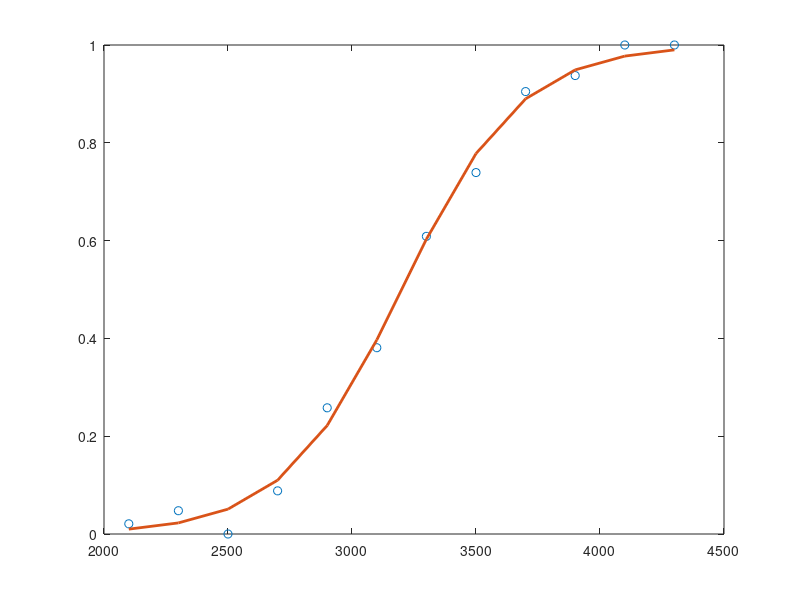

MATLAB code for this plot:
close all; clear all; clc;

%Example of Logistic Regression

%Each y value is the number of successes in corresponding number of trials
%n, and x contains the predictor variable values.
x = [2100 2300 2500 2700 2900 3100 ...
     3300 3500 3700 3900 4100 4300]';
n = [48 42 31 34 31 21 23 23 21 16 17 21]';
y = [1 2 0 3 8 8 14 17 19 15 17 21]';

%Fit a probit regression model for y on x.
b = glmfit(x,[y n],'binomial','link','logit');

%Compute the estimated number of successes and plot the percent observed
%and estimated percent success versus the x values.
yfit = glmval(b,x,'logit','size',n);
plot(x, y./n,'o',x,yfit./n,'-','LineWidth',2)